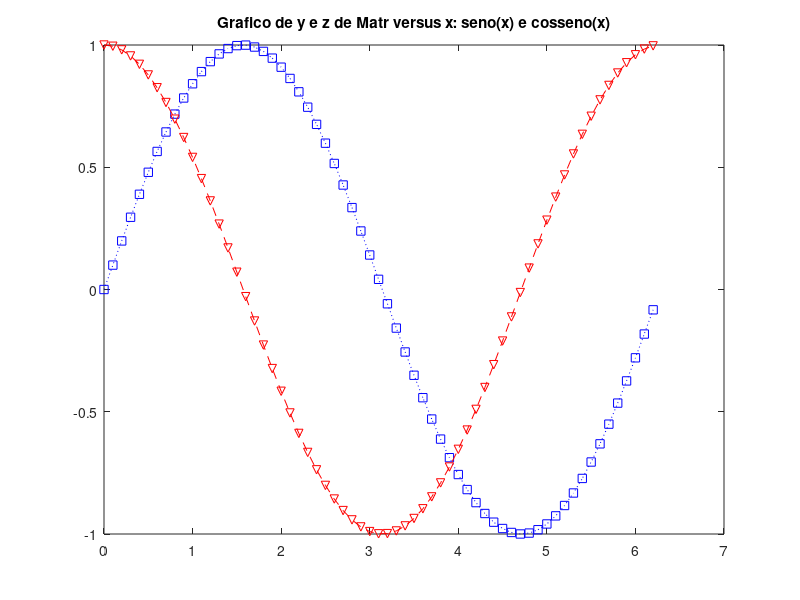

MATLAB code to generate this figure:
x=0:0.1:2*pi; % define pontos no eixo x
y=sin(x); % seno de x
z=cos(x); % cosseno de x
Matr=[y;z]; % definir uma matriz com seno e cosseno
plot(x,y,'b:s',x,z,'rv--') % // gráfico de Matr versus x
title('Grafico de y e z de Matr versus x: seno(x) e cosseno(x)')